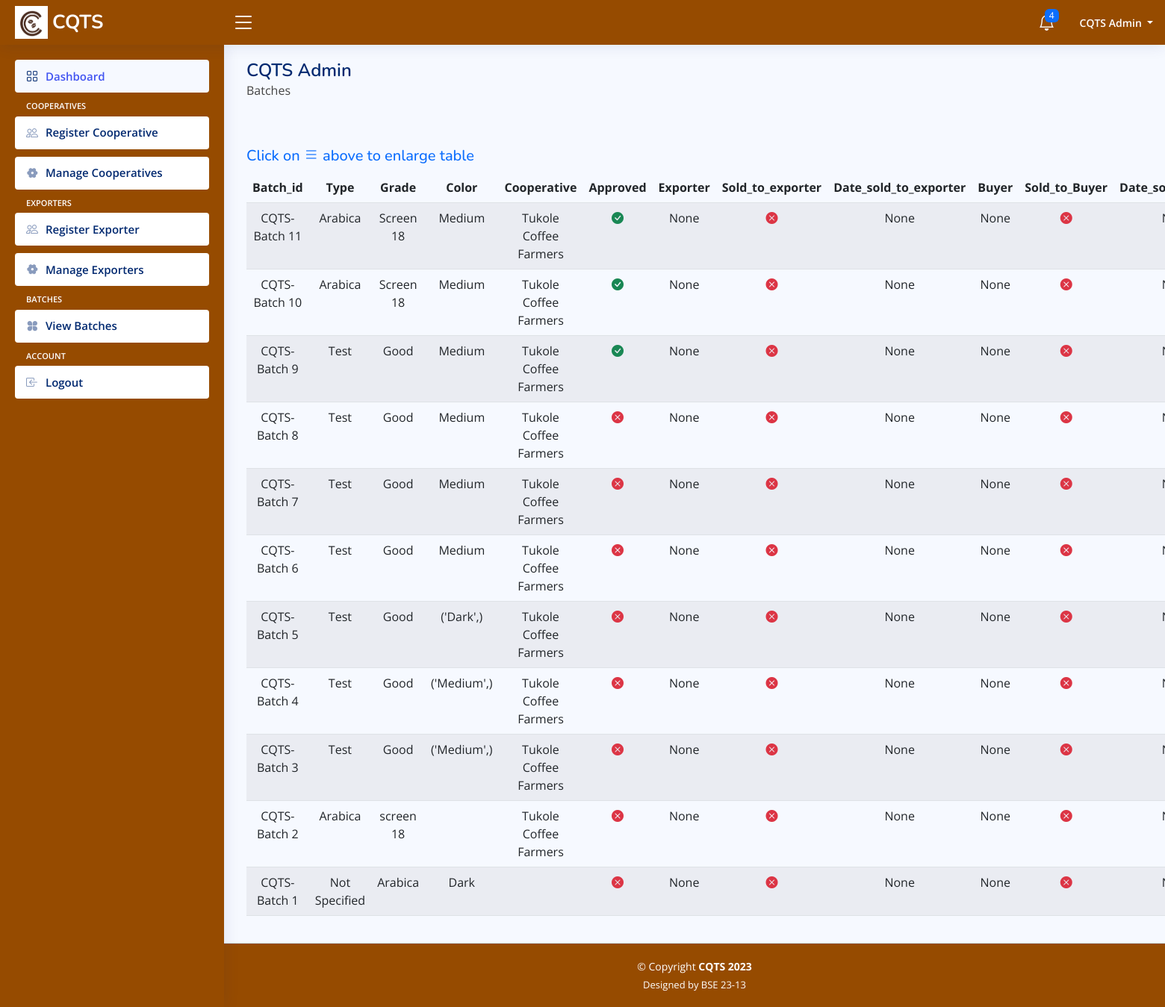
The page /admin-view-batches (signed in) on the database as committed earlier.
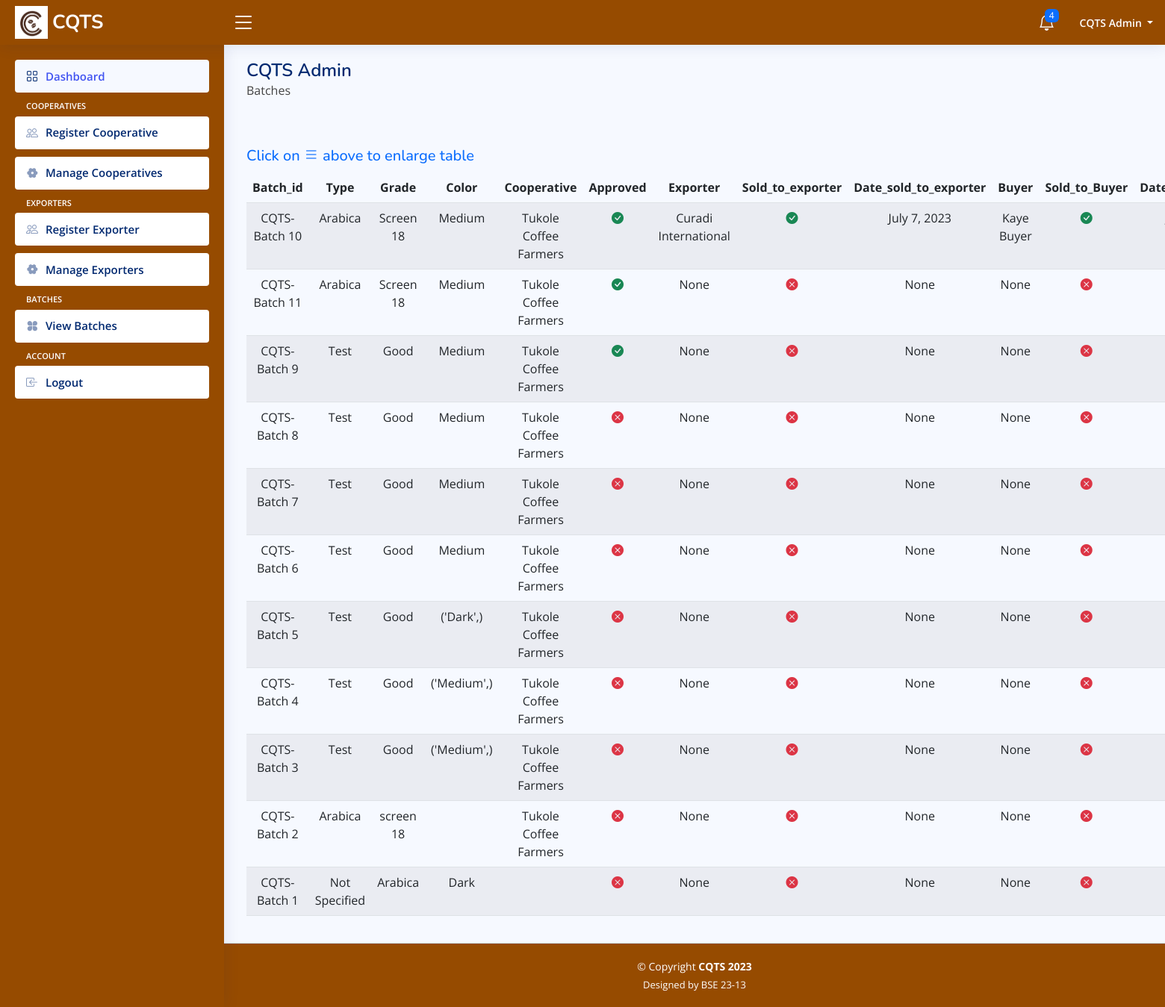
The same page on the database as committed later.
### base/models.py (models this page shows)
class Batch(models.Model):
    type = models.CharField(max_length=200, null=False,
                            default='Not Specified')
    grade = models.CharField(max_length=200, null=False)
    moisture_content = models.FloatField(null=False, default=0.0)
    color = models.CharField(max_length=200, null=False, blank=True)
    buyer = models.ForeignKey(User, on_delete=models.CASCADE, limit_choices_to={
                              'group__name': 'Buyer'}, related_name='buyer_batches', null=True, blank=True)
    cooperative = models.ForeignKey(User, on_delete=models.CASCADE, limit_choices_to={
                                    'group__name': 'Cooperative'}, related_name='cooperative_batches', null=True, blank=True)
    exporter = models.ForeignKey(User, on_delete=models.CASCADE, limit_choices_to={
                                 'group__name': 'Exporter'}, related_name='exporter_batches', null=True, blank=True)
    is_approved = models.BooleanField(default=False)
    sold_to_exporter = models.BooleanField(default=False)
    date_sold_to_exporter = models.DateField(null=True, blank=True)
    sold_to_buyer = models.BooleanField(default=False)
    date_sold_to_buyer = models.DateField(null=True, blank=True)
    date_sold_to_exporter = models.DateField(null=True, blank=True)
    created_at = models.DateTimeField(auto_now_add=True)
    updated_at = models.DateTimeField(auto_now=True)
    batch_string = models.CharField(max_length=200, null=True, blank=True)
    def __str__(self):
        return 'CQTS-Batch ' + str(self.id)
    class Meta:
        ordering = ('-updated_at', '-created_at')

class User(AbstractUser):
    email = models.EmailField(_("email address"), unique=True)
    name = models.CharField(max_length=200, null=True)
    username = None
    phone = models.CharField(max_length=200, null=True)
    location = models.CharField(max_length=200, null=True)
    group = models.ForeignKey(
        Group, on_delete=models.CASCADE, null=True, blank=True, related_name='group_user')
    created_at = models.DateTimeField(auto_now_add=True)
    updated_at = models.DateTimeField(auto_now=True)
    class Meta:
        ordering = ('-updated_at', '-created_at')
    def __str__(self):
        return self.email
    USERNAME_FIELD = 'email'
    REQUIRED_FIELDS = []
    objects = CustomUserManager()

### base/views.py (the view)
# urls.py: path('admin-view-batches', views.adminBatchView, name='admin-view-batches'),
@login_required(login_url='admin-login')
def adminBatchView(request):
    if request.user.is_authenticated:
        if request.user.group.name != 'CQTSadmin':
            messages.error(request, "Not admin Account.")
            return redirect('admin-login')
    batches = Batch.objects.all()
    context = {'batches': batches}
    return render(request, 'base/admin/admin-view-batches.html', context)

### base/templates/base/admin/admin-view-batches.html
{% extends "admin-main.html" %}
{% block content %}
<main id="main" class="main">
    {% load static %}
    <div class="pagetitle">
        <h1>CQTS Admin</h1>
        <p>Batches</p>
        <br>
        <br>
        <h5 class="text-primary inform-expand" id="inform-expand">Click on <i class="bi bi-list"></i> above to enlarge
            table</h5>
    </div>
    <section class="section">
        <div class="row">
            <div class="col-lg-12">
                <div class="datatable-wrapper">
                    <table class="table datatable table-striped" style="text-align: center !important;">
                        <thead>
                            <tr>
                                <th scope="col">Batch_id</th>
                                <th scope="col">Type</th>
                                <th scope="col">Grade</th>
                                <th scope="col">Color</th>
                                <th scope="col">Cooperative</th>
                                <th scope="col">Approved</th>
                                <th scope="col">Exporter</th>
                                <th scope="col">Sold_to_exporter</th>
                                <th scope="col">Date_sold_to_exporter</th>
                                <th scope="col">Buyer</th>
                                <th scope="col">Sold_to_Buyer</th>
                                <th scope="col">Date_sold_to_buyer</th>
                            </tr>
                        </thead>
                        <tbody>
                            {% for batch in batches %}
                            <tr>
                                <td scope="row">{{batch}}</td>
                                <td>{{batch.type}}</td>
                                <td>{{batch.grade}}</td>
                                <td>{{batch.color}}</td>
                                <td>{{batch.cooperative.name}}</td>
                                {% if batch.is_approved == True %}
                                <td><i class="bi bi-check-circle-fill text-success"></i></td>
                                {% else %}
                                <td><i class="bi bi-x-circle-fill text-danger"></i></td>
                                {% endif %}
                                {% if batch.exporter == None %}
                                <td>None</td>
                                {% else %}
                                <td>{{batch.exporter.name}}</td>
                                {% endif %}
                                {% if batch.sold_to_exporter == True %}
                                <td><i class="bi bi-check-circle-fill text-success"></i></td>
                                {% else %}
                                <td><i class="bi bi-x-circle-fill text-danger"></i></td>
                                {% endif %}
                                <td>{{batch.date_sold_to_exporter}}</td>
                                {% if batch.buyer == None %}
                                <td>None</td>
                                {% else %}
                                <td>{{batch.buyer.name}}</td>
                                {% endif %}
                                {% if batch.sold_to_buyer == True %}
                                <td><i class="bi bi-check-circle-fill text-success"></i></td>
                                {% else %}
                                <td><i class="bi bi-x-circle-fill text-danger"></i></td>
                                {% endif %}
                                <td>{{batch.date_sold_to_buyer}}</td>
                            </tr>
                            {% endfor %}
                        </tbody>
                    </table>
                </div>
            </div>
        </div>
    </section>
</main>
{% endblock %}

Rows that differ between the two databases and show on the page:
changed Batch "CQTS-Batch 10": exporter.name (not shown) → "Curadi International"; sold_to_exporter False → True (drawn); date_sold_to_exporter "None" → "July 7, 2023"; buyer.name (not shown) → "Kaye Buyer"; sold_to_buyer False → True (drawn); no longer shows "None"; moves up the list
